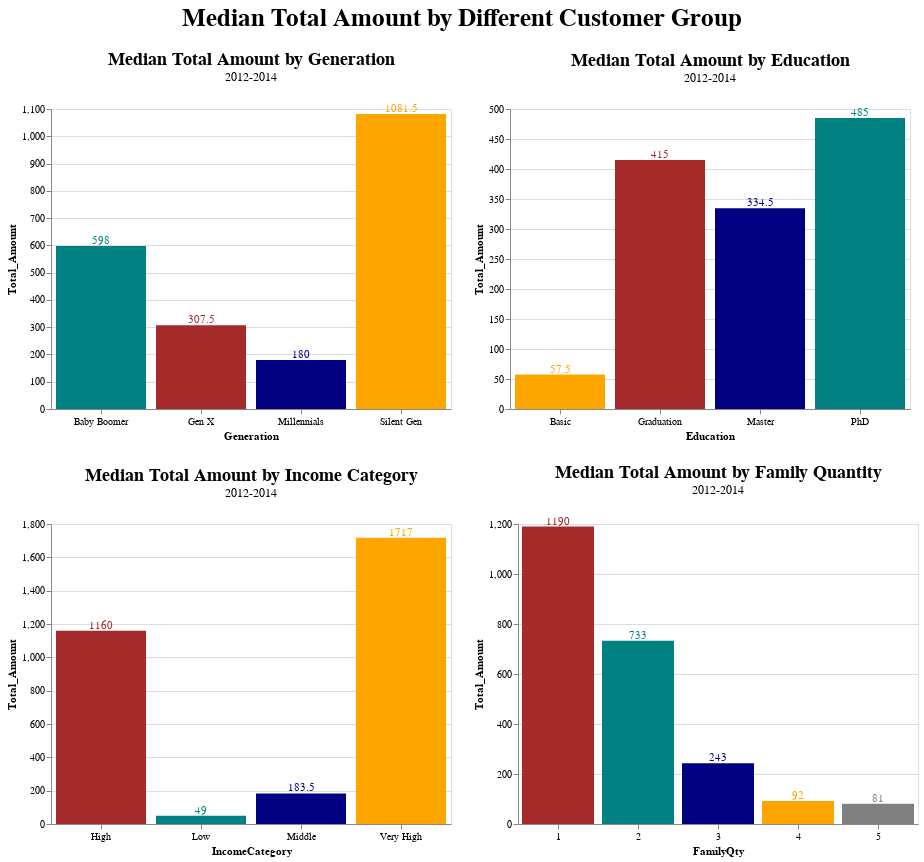

Here is the notebook cell this chart was saved with:
### Code cell
((show_gen | show_edu) & ((show_inc | show_fam).resolve_scale(color='independent'))).properties(title=alt.Title(
        'Median Total Amount by Different Customer Group',
        anchor='middle',
        align='center',
        font='Arial',
        fontSize=25,
        offset=20
    ))

### Figure 1 — Vega-Lite specification as saved in the notebook (floating-point values rounded to 4 significant figures)
{"config": {"view": {"continuousWidth": 300, "continuousHeight": 300}}, "vconcat": [{"hconcat": [{"layer": [{"mark": {"type": "bar"}, "encoding": {"color": {"field": "Generation", "legend": null, "scale": {"domain": ["Gen X", "Baby Boomer", "Millennials", "Silent Gen"], "range": ["brown", "teal", "navy", "orange"]}, "title": null, "type": "nominal"}, "x": {"axis": {"labelAngle": 0}, "field": "Generation", "sort": "-y", "type": "nominal"}, "y": {"field": "Total_Amount", "type": "quantitative"}}, "title": {"text": "Median Total Amount by Generation", "align": "center", "anchor": "middle", "font": "Calibri", "fontSize": 18, "offset": 20, "subtitle": "2012-2014"}}, {"mark": {"type": "text", "align": "center", "baseline": "middle", "dy": -5}, "encoding": {"color": {"field": "Generation", "legend": null, "scale": {"domain": ["Gen X", "Baby Boomer", "Millennials", "Silent Gen"], "range": ["brown", "teal", "navy", "orange"]}, "title": null, "type": "nominal"}, "text": {"field": "Total_Amount", "type": "quantitative"}, "x": {"axis": {"labelAngle": 0}, "field": "Generation", "sort": "-y", "type": "nominal"}, "y": {"field": "Total_Amount", "type": "quantitative"}}, "title": {"text": "Median Total Amount by Generation", "align": "center", "anchor": "middle", "font": "Calibri", "fontSize": 18, "offset": 20, "subtitle": "2012-2014"}}], "data": {"name": "data-fdd6ab36834e6b689d06047ebca7b19e"}, "height": 300, "width": 400}, {"layer": [{"mark": {"type": "bar"}, "encoding": {"color": {"field": "Education", "legend": null, "scale": {"domain": ["Graduation", "PhD", "Master", "Basic"], "range": ["brown", "teal", "navy", "orange"]}, "title": null, "type": "nominal"}, "x": {"axis": {"labelAngle": 0}, "field": "Education", "sort": "-y", "type": "nominal"}, "y": {"field": "Total_Amount", "type": "quantitative"}}, "title": {"text": "Median Total Amount by Education", "align": "center", "anchor": "middle", "font": "Calibri", "fontSize": 18, "offset": 20, "subtitle": "2012-2014"}}, {"mark": {"type": "text", "align": "center", "baseline": "middle", "dy": -5}, "encoding": {"color": {"field": "Education", "legend": null, "scale": {"domain": ["Graduation", "PhD", "Master", "Basic"], "range": ["brown", "teal", "navy", "orange"]}, "title": null, "type": "nominal"}, "text": {"field": "Total_Amount", "type": "quantitative"}, "x": {"axis": {"labelAngle": 0}, "field": "Education", "sort": "-y", "type": "nominal"}, "y": {"field": "Total_Amount", "type": "quantitative"}}, "title": {"text": "Median Total Amount by Education", "align": "center", "anchor": "middle", "font": "Calibri", "fontSize": 18, "offset": 20, "subtitle": "2012-2014"}}], "data": {"name": "data-3b4574ec18ecbe012298e89e2b7459bb"}, "height": 300, "width": 400}]}, {"hconcat": [{"layer": [{"mark": {"type": "bar"}, "encoding": {"color": {"field": "IncomeCategory", "legend": null, "scale": {"domain": ["High", "Low", "Middle", "Very High"], "range": ["brown", "teal", "navy", "orange"]}, "title": null, "type": "nominal"}, "x": {"axis": {"labelAngle": 0}, "field": "IncomeCategory", "sort": "-y", "type": "nominal"}, "y": {"field": "Total_Amount", "type": "quantitative"}}, "title": {"text": "Median Total Amount by Income Category", "align": "center", "anchor": "middle", "font": "Calibri", "fontSize": 18, "offset": 20, "subtitle": "2012-2014"}}, {"mark": {"type": "text", "align": "center", "baseline": "middle", "dy": -5}, "encoding": {"color": {"field": "IncomeCategory", "legend": null, "scale": {"domain": ["High", "Low", "Middle", "Very High"], "range": ["brown", "teal", "navy", "orange"]}, "title": null, "type": "nominal"}, "text": {"field": "Total_Amount", "type": "quantitative"}, "x": {"axis": {"labelAngle": 0}, "field": "IncomeCategory", "sort": "-y", "type": "nominal"}, "y": {"field": "Total_Amount", "type": "quantitative"}}, "title": {"text": "Median Total Amount by Income Category", "align": "center", "anchor": "middle", "font": "Calibri", "fontSize": 18, "offset": 20, "subtitle": "2012-2014"}}], "data": {"name": "data-621bb3d86ebc8aa9b6940633d78d2d85"}, "height": 300, "width": 400}, {"layer": [{"mark": {"type": "bar"}, "encoding": {"color": {"field": "FamilyQty", "legend": null, "scale": {"domain": [1, 2, 3, 4, 5], "range": ["brown", "teal", "navy", "orange", "grey"]}, "title": null, "type": "nominal"}, "x": {"axis": {"labelAngle": 0}, "field": "FamilyQty", "sort": "-y", "type": "nominal"}, "y": {"field": "Total_Amount", "type": "quantitative"}}, "title": {"text": "Median Total Amount by Family Quantity", "align": "center", "anchor": "middle", "font": "Calibri", "fontSize": 18, "offset": 20, "subtitle": "2012-2014"}}, {"mark": {"type": "text", "align": "center", "baseline": "middle", "dy": -5}, "encoding": {"color": {"field": "FamilyQty", "legend": null, "scale": {"domain": [1, 2, 3, 4, 5], "range": ["brown", "teal", "navy", "orange", "grey"]}, "title": null, "type": "nominal"}, "text": {"field": "Total_Amount", "type": "quantitative"}, "x": {"axis": {"labelAngle": 0}, "field": "FamilyQty", "sort": "-y", "type": "nominal"}, "y": {"field": "Total_Amount", "type": "quantitative"}}, "title": {"text": "Median Total Amount by Family Quantity", "align": "center", "anchor": "middle", "font": "Calibri", "fontSize": 18, "offset": 20, "subtitle": "2012-2014"}}], "data": {"name": "data-570d097249bff1e91d047a0d90c56c80"}, "height": 300, "width": 400}], "resolve": {"scale": {"color": "independent"}}}], "title": {"text": "Median Total Amount by Different Customer Group", "align": "center", "anchor": "middle", "font": "Arial", "fontSize": 25, "offset": 20}, "$schema": "https://vega.github.io/schema/vega-lite/v5.16.3.json", "datasets": {"data-fdd6ab36834e6b689d06047ebca7b19e": [{"Generation": "Silent Gen", "Total_Amount": 1082.0}, {"Generation": "Baby Boomer", "Total_Amount": 598.0}, {"Generation": "Gen X", "Total_Amount": 307.5}, {"Generation": "Millennials", "Total_Amount": 180.0}], "data-3b4574ec18ecbe012298e89e2b7459bb": [{"Education": "Basic", "Total_Amount": 57.5}, {"Education": "Graduation", "Total_Amount": 415.0}, {"Education": "Master", "Total_Amount": 334.5}, {"Education": "PhD", "Total_Amount": 485.0}], "data-621bb3d86ebc8aa9b6940633d78d2d85": [{"IncomeCategory": "Low", "Total_Amount": 49.0}, {"IncomeCategory": "Middle", "Total_Amount": 183.5}, {"IncomeCategory": "High", "Total_Amount": 1160.0}, {"IncomeCategory": "Very High", "Total_Amount": 1717.0}], "data-570d097249bff1e91d047a0d90c56c80": [{"FamilyQty": 1, "Total_Amount": 1190.0}, {"FamilyQty": 2, "Total_Amount": 733.0}, {"FamilyQty": 3, "Total_Amount": 243.0}, {"FamilyQty": 4, "Total_Amount": 92.0}, {"FamilyQty": 5, "Total_Amount": 81.0}]}}
